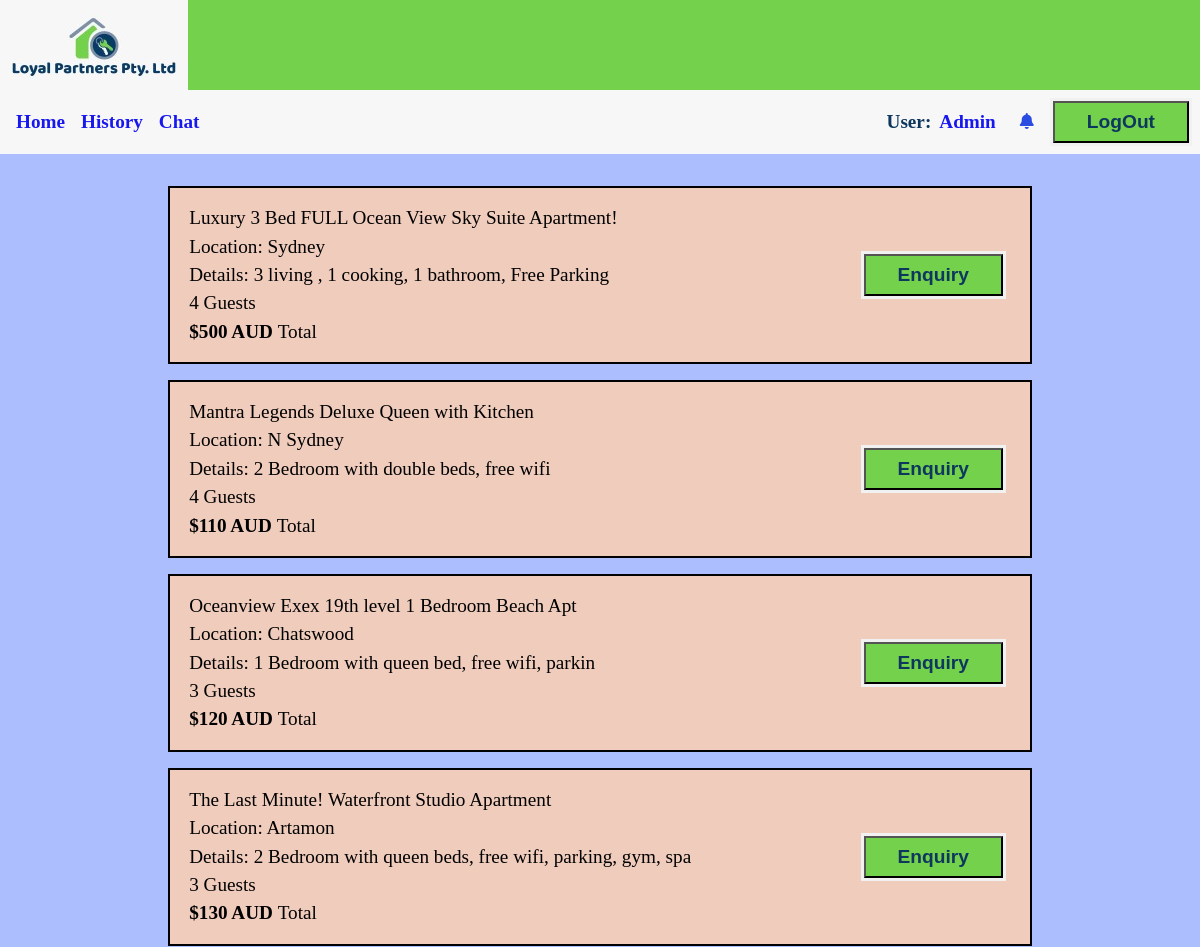
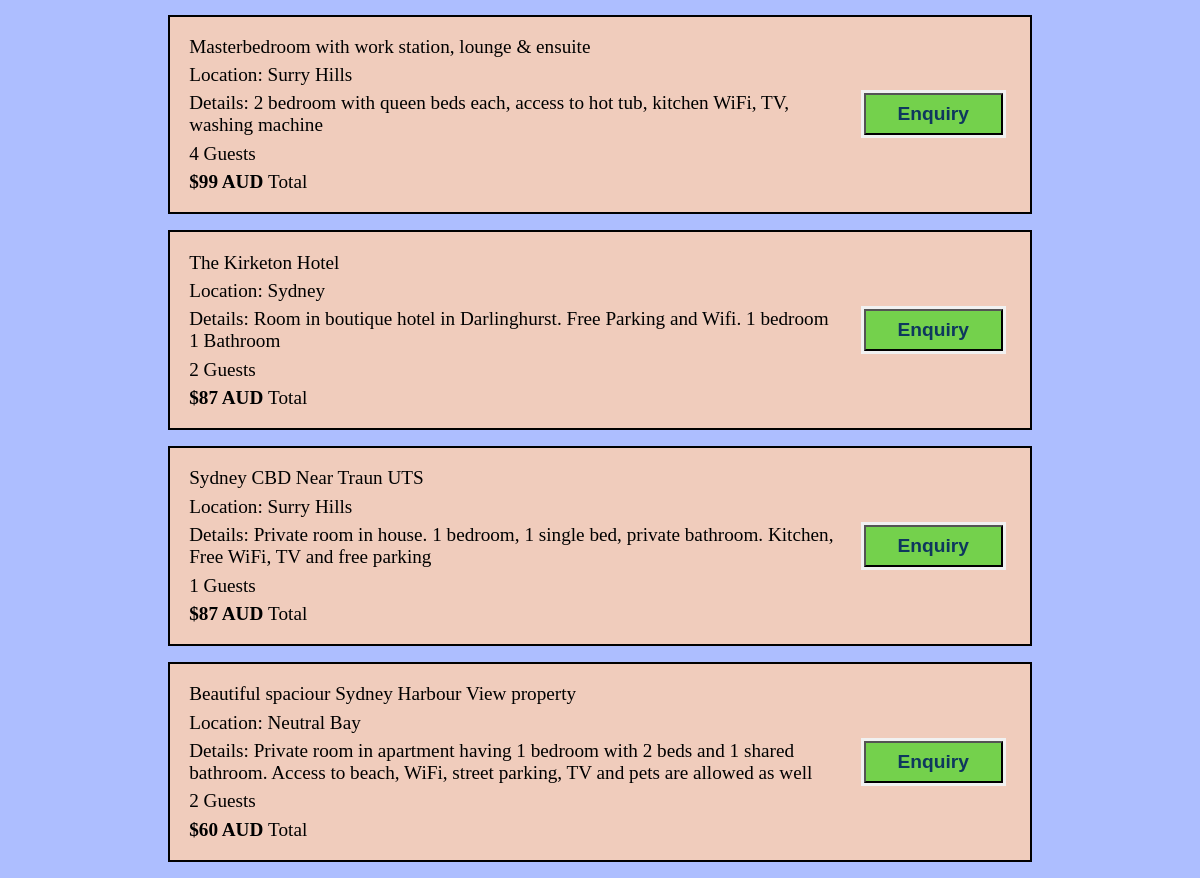
The page / (signed in) on the database its author committed (2 pictures, top to bottom).
### tables this page shows
CREATE TABLE `properties` (
  `prop_id` int(255) NOT NULL,
  `prop_name` varchar(255) NOT NULL,
  `prop_type` varchar(255) NOT NULL,
  `prop_StreetName` varchar(255) NOT NULL,
  `prop_suburb` varchar(255) NOT NULL,
  `prop_state` varchar(255) NOT NULL,
  `prop_postCode` int(4) NOT NULL,
  `prop_det` varchar(255) NOT NULL,
  `prop_occupancy` int(11) NOT NULL DEFAULT 1,
  `price` varchar(255) NOT NULL
);

### functions/load_template.php (called while the page is built, shortened)
<?php
	function loadTemplate($filename, $tempVars){
		extract($tempVars);
		require $filename;
		$content = ob_get_clean();
		return $content;
	}
?>

### pages/users/userhome.php (called while the page is built, shortened)
<?php
	$title = "Local Partners Pty Ltd";
	$conn = new DatabaseTable('properties');
	$data=$conn->findAll();
	$content = loadTemplate('../templates/users/userhomeTemplate.php', ['data'=>$data]);
?>

### classes/databasetable.php (called while the page is built, shortened)
<?php
class DatabaseTable{
    public $table;
    function __construct($table){
        $this->table = $table;
    }
function findAll() {
    global $pdo;
        $stmt = $pdo->prepare('SELECT * FROM ' . $this->table);
        $stmt->execute();
        return $stmt;
}
function notifAll() {
    global $pdo;
        $stmt = $pdo->prepare('SELECT * FROM ' . $this->table .' ORDER BY notif_id DESC');
        $stmt->execute();
        return $stmt;
}
}
?>

### templates/users/userhomeTemplate.php (the view, shortened to what this page needs)
<article class="property-listing">
    <?php
       foreach ($data as $value) {
    ?>
    <section class="property">
        <div class="details">
            <span><?php echo $value["prop_name"];?></span>
            <span>Location: <?php echo $value["prop_suburb"];?></span>
            <span>Details: <?php echo $value["prop_det"];?></span>
            <span><?php echo $value["prop_occupancy"];?> Guests</span>
            <span><b>$<?php echo $value["price"];?> AUD </b>Total</span>
        </div>
        <div class="booking-options">
        <form method="POST" action="index.php?page=userhome">
            <input type="submit" value="Enquiry" class="enquir" name="book_prop">
            </form>
        </div>
    </section>
    <?php } ?>
</article>

### public_html/index.php (shortened to what this page needs)
<?php
	include '../db/connection.php';
	require '../classes/databasetable.php';
	require '../functions/load_template.php';
	if(isset($_GET['page'])){
		require '../pages/users/'.$_GET['page']. '.php';
	}
	else{
		require '../pages/users/userhome.php';
	}
	$tempVars = [
		'title' => $title,
		'content' => $content
	];
	echo loadTemplate('../templates/users/homepage.php', $tempVars);
?>

### templates/users/homepage.php (shortened to what this page needs)
<!DOCTYPE html>
<html lang="en">
<head>
    <link rel="stylesheet" href="../css/styles.css">
</head>
<body>
    <header>
        <div class="logo">
           <a href="index.php"> <img src="../images/logo/logo.png" alt="Local Partners Pty Ltd"></a>
        </div>
        <nav>
        <div class="homepg">
            <a href="index.php">Home</a>
            <?php
                if(isset($_SESSION['login']) && $_SESSION['login'] == 1){
                    echo '<a href="index.php?page=history">History</a>';
                    echo '<a href="index.php?page=chatnow">Chat</a>';}
            ?>
        </div>
        <div class="userinfo">
            <?php
                if(isset($_SESSION['login']) && $_SESSION['login'] == 1){
                    echo 'User:<a href="index.php?page=userprofile"> '. $_SESSION['username'] .'</a>';
            ?>
            <div class="dropdown" id="dropdown">
                <button class="dropbtn" onclick="myFunction()"><i class="fa fa-bell"></i></button>
                    <?php
                        $connN=new DatabaseTable('notification');
                        $allnotif=$connN->notifAll();
                    ?>
            </div>
            <form method="POST" action="index.php?page=login">
            <input class ="login" type="submit" value="LogOut" name="logout">
            </form>
                <?php
        }
                else{
                   echo '<a class="login" href="index.php?page=login">Login</a>';
                }
                    ?>
            </div>
        </nav>
    </header>
    <main>
        <?php echo $content; ?>
    </main>
</body>
</html>

### css/styles.css (style rules this page uses)
* { padding: 0; margin: 0; box-sizing: border-box; }
header { background: #74d14c; }
nav { display: flex; flex-wrap: wrap; justify-content: space-between; align-items: center; padding: 0 0.5rem; background: #f7f7f7; height: 4rem; position: relative; }
.logo { height: 90px; }
.dropdown { overflow: visible; }
.dropdown .dropbtn { font-size: 16px; border: none; outline: none; color: rgb(43, 76, 224); padding: 14px 16px; background-color: inherit; font-family: inherit; margin: 0; }
.login, .enquir { text-decoration: none; color: #0e375e; background: #74d14c; padding: 0.5rem 2rem; font-size: 1.2rem; font-weight: 550; }
.userinfo, .homepg { display: inherit; align-items: center; font-size: 1.2rem; color: #0e375e; font-weight: 700; }
.userinfo a, .homepg a { text-decoration: none; text-transform: capitalize; padding: 0.5rem; opacity: 0.9; }
body { background: #ADBEFF; }
.property { font-size: 1.2rem; border: #000 solid 2px; display: flex; justify-content: space-between; background: #F0CCBC; width: 80%; margin: 1rem 0 1rem 10%; }
.details { margin: 1rem; }
.property span { display: block; padding: 0.2rem;; }
.booking-options { display: flex; flex-direction: column; justify-content: center; text-align: right; margin: 0 1.5rem 0 0; }
form { border: 3px solid #f1f1f1; }
button { background-color: #8a30d3; color: white; padding: 14px 20px; margin: 0.5rem 0; border: none; cursor: pointer; width: 100%; }
article { width: 90%; margin: 2rem 0 0 5%; }

### rows shown on the page
properties: prop_name "Luxury 3 Bed FULL Ocean View Sky Suite Apartment!", prop_suburb "Sydney", prop_det "3 living , 1 cooking, 1 bathroom, Free Parking", prop_occupancy "4", price "500"
properties: prop_name "Mantra Legends Deluxe Queen with Kitchen", prop_suburb "N Sydney", prop_det "2 Bedroom with double beds, free wifi", prop_occupancy "4", price "110"
properties: prop_name "Oceanview Exex 19th level 1 Bedroom Beach Apt", prop_suburb "Chatswood", prop_det "1 Bedroom with queen bed, free wifi, parkin", prop_occupancy "3", price "120"
properties: prop_name "The Last Minute! Waterfront Studio Apartment", prop_suburb "Artamon", prop_det "2 Bedroom with queen beds, free wifi, parking, gym, spa", prop_occupancy "3", price "130"
properties: prop_name "Masterbedroom with work station, lounge & ensuite", prop_suburb "Surry Hills", prop_det "2 bedroom with queen beds each, access to hot tub, kitchen WiFi, TV, washing machine", prop_occupancy "4", price "99"
properties: prop_name "The Kirketon Hotel", prop_suburb "Sydney", prop_det "Room in boutique hotel in Darlinghurst. Free Parking and Wifi. 1 bedroom 1 Bathroom", prop_occupancy "2", price "87"
properties: prop_name "Sydney CBD Near Traun UTS", prop_suburb "Surry Hills", prop_det "Private room in house. 1 bedroom, 1 single bed, private bathroom. Kitchen, Free WiFi, TV and free parking", prop_occupancy "1", price "87"
properties: prop_name "Beautiful spaciour Sydney Harbour View property", prop_suburb "Neutral Bay", prop_det "Private room in apartment having 1 bedroom with 2 beds and 1 shared bathroom. Access to beach, WiFi, street parking, TV and pets are allowed as well", prop_occupancy "2", price "60"

### other values the page prints
$_SESSION['username'] "Admin"
